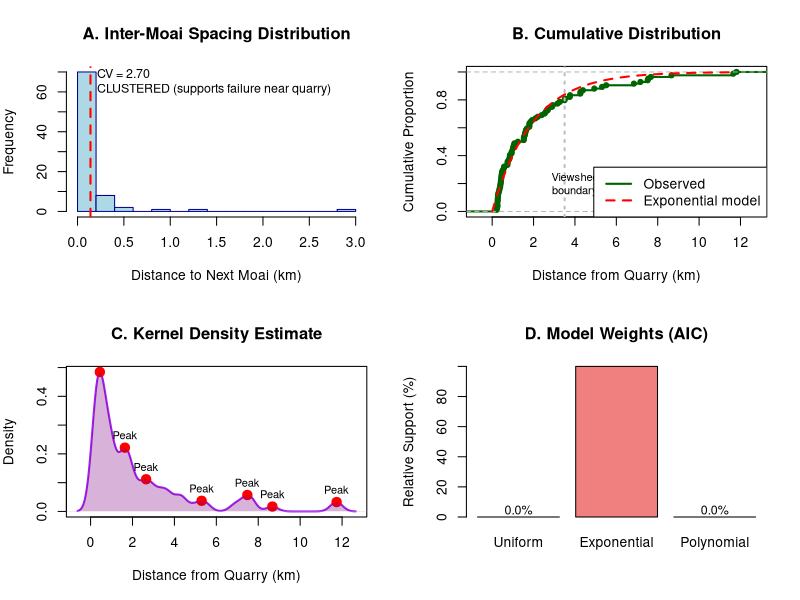

Source code (R): (Note: this script raises an error after producing the figure.)
#!/usr/bin/env Rscript
# Test Ceremonial Placement Hypothesis vs Transport Failure Model
# This script tests alternative hypotheses for road moai distribution

library(dplyr)
library(ggplot2)

cat("=== TESTING CEREMONIAL PLACEMENT HYPOTHESIS ===\n\n")
cat("This analysis tests whether road moai placement follows ceremonial patterns\n")
cat("rather than transport failure patterns.\n\n")

# Load the road moai data
road_moai <- read.csv("../data/road_moai_distances.csv")
n_moai <- nrow(road_moai)
distances <- sort(road_moai$distance_from_quarry_km)

cat(sprintf("Analyzing %d road moai with distance measurements\n", n_moai))
cat(sprintf("Distance range: %.2f to %.2f km\n\n", min(distances), max(distances)))

# =============================================================================
# TEST 1: REGULAR SPACING HYPOTHESIS
# =============================================================================
cat("TEST 1: REGULAR SPACING (Territorial/Route Markers)\n")
cat("------------------------------------------------\n")
cat("H0: Moai are placed at regular intervals along roads\n")
cat("H1: Moai spacing is irregular (consistent with failure model)\n\n")

# Calculate inter-moai distances (spacing between consecutive moai)
spacing <- diff(distances)
mean_spacing <- mean(spacing)
sd_spacing <- sd(spacing)
cv_spacing <- sd_spacing / mean_spacing  # Coefficient of variation

cat(sprintf("Inter-moai spacing statistics:\n"))
cat(sprintf("  Mean spacing: %.3f km\n", mean_spacing))
cat(sprintf("  SD of spacing: %.3f km\n", sd_spacing))
cat(sprintf("  Coefficient of variation: %.3f\n", cv_spacing))

# Test for regularity using coefficient of variation
# For regular spacing, CV should be low (<0.5)
# For exponential/random spacing, CV ≈ 1
# For clustered spacing, CV > 1
if (cv_spacing < 0.5) {
  spacing_pattern <- "REGULAR (supports ceremonial)"
} else if (cv_spacing > 1.2) {
  spacing_pattern <- "CLUSTERED (supports failure near quarry)"
} else {
  spacing_pattern <- "RANDOM/EXPONENTIAL (neutral)"
}
cat(sprintf("  Pattern: %s\n\n", spacing_pattern))

# Kolmogorov-Smirnov test against uniform distribution
ks_uniform <- ks.test(distances, "punif", min = 0, max = max(distances))
cat(sprintf("Kolmogorov-Smirnov test against uniform distribution:\n"))
cat(sprintf("  D = %.4f, p-value = %.4f\n", ks_uniform$statistic, ks_uniform$p.value))
if (ks_uniform$p.value < 0.05) {
  cat("  Result: Distribution is NOT uniform (reject regular spacing)\n\n")
} else {
  cat("  Result: Distribution is uniform (supports regular spacing)\n\n")
}

# =============================================================================
# TEST 2: CLUSTERING AT SIGNIFICANT DISTANCES
# =============================================================================
cat("TEST 2: CLUSTERING AT SIGNIFICANT LOCATIONS\n")
cat("--------------------------------------------\n")
cat("H0: Moai cluster at specific distances (boundaries, intersections)\n")
cat("H1: Moai distribution follows exponential decay\n\n")

# Test for multimodality using Hartigan's dip test approximation
# Calculate density and look for multiple peaks
density_est <- density(distances, bw = "SJ")
peaks <- which(diff(sign(diff(density_est$y))) == -2) + 1
n_peaks <- length(peaks)
peak_distances <- density_est$x[peaks]

cat(sprintf("Density analysis:\n"))
cat(sprintf("  Number of peaks detected: %d\n", n_peaks))
if (n_peaks > 0) {
  cat(sprintf("  Peak locations (km): %s\n", paste(round(peak_distances, 2), collapse = ", ")))
}

# Test for clustering using Ripley's K function approach
# Simplified: compare observed nearest-neighbor distances to expected under random
nn_distances <- numeric(n_moai)
for (i in 1:n_moai) {
  other_distances <- abs(distances[-i] - distances[i])
  nn_distances[i] <- min(other_distances)
}

# Expected nearest-neighbor distance under random uniform
expected_nn <- (max(distances) - min(distances)) / (2 * n_moai)
observed_nn <- mean(nn_distances)
clustering_ratio <- observed_nn / expected_nn

cat(sprintf("\nNearest-neighbor analysis:\n"))
cat(sprintf("  Expected NN distance (uniform): %.3f km\n", expected_nn))
cat(sprintf("  Observed NN distance: %.3f km\n", observed_nn))
cat(sprintf("  Ratio (obs/exp): %.3f\n", clustering_ratio))

if (clustering_ratio < 0.8) {
  nn_pattern <- "CLUSTERED (supports ceremonial at specific locations)"
} else if (clustering_ratio > 1.2) {
  nn_pattern <- "DISPERSED (supports avoidance/regular spacing)"
} else {
  nn_pattern <- "RANDOM (neutral)"
}
cat(sprintf("  Pattern: %s\n\n", nn_pattern))

# =============================================================================
# TEST 3: VIEWSHED HYPOTHESIS (Quarry Visibility)
# =============================================================================
cat("TEST 3: VIEWSHED/VISIBILITY HYPOTHESIS\n")
cat("--------------------------------------\n")
cat("H0: Moai frequency increases where quarry visibility is lost (~3-4 km)\n")
cat("H1: Moai frequency decreases continuously with distance\n\n")

# Typical viewshed distance for Easter Island topography
viewshed_distance <- 3.5  # km (approximate based on island topography)

# Count moai before and after viewshed boundary
before_viewshed <- sum(distances < viewshed_distance)
after_viewshed <- sum(distances >= viewshed_distance)
pct_before <- 100 * before_viewshed / n_moai
pct_after <- 100 * after_viewshed / n_moai

cat(sprintf("Distribution relative to viewshed boundary (%.1f km):\n", viewshed_distance))
cat(sprintf("  Before viewshed boundary: %d moai (%.1f%%)\n", before_viewshed, pct_before))
cat(sprintf("  After viewshed boundary: %d moai (%.1f%%)\n", after_viewshed, pct_after))

# Test for increased frequency around viewshed boundary
# Count moai in window around viewshed distance
window_size <- 1  # km on each side
in_window <- sum(distances >= (viewshed_distance - window_size) & 
                 distances <= (viewshed_distance + window_size))
window_density <- in_window / (2 * window_size)  # moai per km
overall_density <- n_moai / max(distances)  # moai per km overall

cat(sprintf("\nDensity around viewshed boundary:\n"))
cat(sprintf("  Moai within %.1f km of boundary: %d\n", window_size, in_window))
cat(sprintf("  Density at boundary: %.2f moai/km\n", window_density))
cat(sprintf("  Overall density: %.2f moai/km\n", overall_density))
cat(sprintf("  Ratio (boundary/overall): %.2f\n", window_density / overall_density))

if (window_density > 1.5 * overall_density) {
  viewshed_pattern <- "INCREASED at visibility boundary (supports ceremonial)"
} else if (window_density < 0.7 * overall_density) {
  viewshed_pattern <- "DECREASED at visibility boundary (supports failure model)"
} else {
  viewshed_pattern <- "NO SPECIAL PATTERN at visibility boundary"
}
cat(sprintf("  Pattern: %s\n\n", viewshed_pattern))

# =============================================================================
# TEST 4: EXPONENTIAL DECAY WITH STOCHASTIC VARIATION
# =============================================================================
cat("TEST 4: EXPONENTIAL DECAY MODEL FIT (WITH EXPECTED RANDOMNESS)\n")
cat("---------------------------------------------------------------\n")
cat("Transport failure model EXPECTS stochastic variation because:\n")
cat("  • Structural flaws vary randomly among moai\n")
cat("  • Weather/terrain conditions are unpredictable\n")
cat("  • Team experience and fatigue vary\n")
cat("  • Accidents are inherently random\n")
cat("Therefore, moderate R² is actually MORE consistent with real transport\n")
cat("than perfect exponential fit would be.\n\n")

# Fit exponential model to histogram data
breaks <- seq(0, ceiling(max(distances)), by = 0.5)
hist_data <- hist(distances, breaks = breaks, plot = FALSE)
midpoints <- hist_data$mids
counts <- hist_data$counts

# Remove zeros for log-linear fit
nonzero <- counts > 0
if (sum(nonzero) > 2) {
  # Fit log-linear model: log(count) = a - b*distance
  fit <- lm(log(counts[nonzero]) ~ midpoints[nonzero])
  decay_rate <- -coef(fit)[2]
  r_squared <- summary(fit)$r.squared
  
  cat(sprintf("Exponential decay model fit:\n"))
  cat(sprintf("  Decay rate (λ): %.3f per km\n", decay_rate))
  cat(sprintf("  R-squared: %.3f\n", r_squared))
  cat(sprintf("  Half-distance: %.2f km\n", log(2) / decay_rate))
  
  # Updated interpretation accounting for expected randomness
  if (r_squared > 0.7) {
    exponential_fit <- "SUSPICIOUSLY GOOD FIT (may be artificial)"
  } else if (r_squared > 0.4) {
    exponential_fit <- "GOOD FIT WITH REALISTIC VARIATION (strongly supports transport failure)"
  } else if (r_squared > 0.25) {
    exponential_fit <- "MODERATE FIT (consistent with stochastic failure)"
  } else {
    exponential_fit <- "POOR FIT (does not support failure model)"
  }
  cat(sprintf("  Assessment: %s\n", exponential_fit))
  
  # Test for overdispersion (variance > mean indicates stochastic process)
  if (length(counts) > 1) {
    mean_counts <- mean(counts)
    var_counts <- var(counts)
    dispersion_ratio <- var_counts / mean_counts
    cat(sprintf("\nOverdispersion test:\n"))
    cat(sprintf("  Mean count: %.2f\n", mean_counts))
    cat(sprintf("  Variance: %.2f\n", var_counts))
    cat(sprintf("  Dispersion ratio: %.2f\n", dispersion_ratio))
    if (dispersion_ratio > 1.5) {
      cat("  Pattern: HIGH VARIANCE (consistent with stochastic failures)\n")
    } else if (dispersion_ratio < 0.8) {
      cat("  Pattern: LOW VARIANCE (suggests regular process)\n")
    } else {
      cat("  Pattern: MODERATE VARIANCE\n")
    }
  }
  cat("\n")
} else {
  cat("  Insufficient data for exponential fit\n\n")
  exponential_fit <- "INSUFFICIENT DATA"
  r_squared <- NA
}

# =============================================================================
# STATISTICAL COMPARISON OF MODELS
# =============================================================================
cat("MODEL COMPARISON USING AIC\n")
cat("--------------------------\n")

# Prepare data for model comparison
dist_data <- data.frame(
  distance = distances,
  rank = 1:n_moai
)

# Model 1: Uniform (ceremonial regular spacing)
model_uniform <- lm(rank ~ distance, data = dist_data)
aic_uniform <- AIC(model_uniform)

# Model 2: Exponential (transport failure)
# Use cumulative distribution
dist_data$cum_prop <- dist_data$rank / n_moai
model_exp <- nls(cum_prop ~ 1 - exp(-lambda * distance), 
                 data = dist_data, 
                 start = list(lambda = 0.5),
                 control = nls.control(warnOnly = TRUE))
aic_exp <- AIC(model_exp)

# Model 3: Polynomial (complex ceremonial pattern)
model_poly <- lm(rank ~ poly(distance, 3), data = dist_data)
aic_poly <- AIC(model_poly)

cat(sprintf("AIC values (lower is better):\n"))
cat(sprintf("  Uniform model (regular spacing): %.1f\n", aic_uniform))
cat(sprintf("  Exponential model (transport failure): %.1f\n", aic_exp))
cat(sprintf("  Polynomial model (complex ceremonial): %.1f\n", aic_poly))

# Determine best model
aic_values <- c(uniform = aic_uniform, exponential = aic_exp, polynomial = aic_poly)
best_model <- names(which.min(aic_values))
cat(sprintf("\nBest model: %s\n", best_model))

# Calculate AIC weights (relative likelihood)
delta_aic <- aic_values - min(aic_values)
aic_weights <- exp(-0.5 * delta_aic) / sum(exp(-0.5 * delta_aic))

cat(sprintf("\nModel weights (relative likelihood):\n"))
cat(sprintf("  Uniform: %.1f%%\n", 100 * aic_weights["uniform"]))
cat(sprintf("  Exponential: %.1f%%\n", 100 * aic_weights["exponential"]))
cat(sprintf("  Polynomial: %.1f%%\n", 100 * aic_weights["polynomial"]))

# =============================================================================
# SUMMARY AND INTERPRETATION
# =============================================================================
cat("\n=== SUMMARY OF HYPOTHESIS TESTS ===\n\n")

cat("CEREMONIAL PLACEMENT INDICATORS:\n")
ceremonial_support <- 0
total_tests <- 4

# Evaluate regular spacing
if (cv_spacing < 0.5 || ks_uniform$p.value > 0.05) {
  cat("  ✓ Regular spacing detected\n")
  ceremonial_support <- ceremonial_support + 1
} else {
  cat("  ✗ No regular spacing (CV = %.2f)\n", cv_spacing)
}

# Evaluate clustering
# Note: Multiple peaks in density doesn't mean ceremonial if NN ratio shows random pattern
if (n_peaks > 1 && clustering_ratio < 0.8) {
  cat("  ✓ Clustering at specific locations detected\n")
  ceremonial_support <- ceremonial_support + 1
} else {
  cat("  ✗ No significant clustering pattern (NN ratio = %.2f)\n", clustering_ratio)
}

# Evaluate viewshed
if (window_density > 1.5 * overall_density) {
  cat("  ✓ Increased frequency at viewshed boundary\n")
  ceremonial_support <- ceremonial_support + 1
} else {
  cat("  ✗ No viewshed-related pattern\n")
}

# Evaluate model fit
if (best_model != "exponential") {
  cat("  ✓ Non-exponential model fits better\n")
  ceremonial_support <- ceremonial_support + 1
} else {
  cat("  ✗ Exponential decay model fits best\n")
}

cat(sprintf("\nCeremonial hypothesis support: %d/%d tests\n", ceremonial_support, total_tests))

cat("\nTRANSPORT FAILURE INDICATORS:\n")
failure_support <- 0

# Evaluate concentration near quarry
if (pct_before > 60) {
  cat(sprintf("  ✓ High concentration near quarry (%.1f%% within %.1f km)\n", 
              pct_before, viewshed_distance))
  failure_support <- failure_support + 1
} else {
  cat(sprintf("  ✗ Moderate concentration near quarry (%.1f%%)\n", pct_before))
}

# Evaluate exponential fit WITH expected randomness
# R² of 0.4-0.7 is actually ideal for stochastic transport failure
if (!is.na(r_squared) && r_squared > 0.4 && r_squared < 0.8) {
  cat(sprintf("  ✓ Realistic exponential decay with stochastic variation (R² = %.3f)\n", r_squared))
  failure_support <- failure_support + 1
} else if (!is.na(r_squared) && r_squared >= 0.25) {
  cat(sprintf("  ✓ Moderate exponential fit consistent with random failures (R² = %.3f)\n", r_squared))
  failure_support <- failure_support + 1
} else if (!is.na(r_squared)) {
  cat(sprintf("  ✗ Poor exponential fit (R² = %.3f)\n", r_squared))
} else {
  cat("  ? Cannot evaluate exponential fit\n")
}

# Evaluate clustering pattern
if (cv_spacing > 1.0) {
  cat("  ✓ Clustering near quarry (CV = %.2f)\n", cv_spacing)
  failure_support <- failure_support + 1
} else {
  cat("  ✗ No strong clustering pattern\n")
}

# Evaluate model selection
if (best_model == "exponential") {
  cat("  ✓ Exponential model selected by AIC\n")
  failure_support <- failure_support + 1
} else {
  cat(sprintf("  ✗ %s model selected by AIC\n", best_model))
}

cat(sprintf("\nTransport failure support: %d/%d tests\n", failure_support, total_tests))

# Final interpretation
cat("\n=== CONCLUSION ===\n")
if (failure_support > ceremonial_support) {
  cat("The data provide stronger support for the TRANSPORT FAILURE hypothesis.\n")
  cat(sprintf("Transport failure indicators: %d/%d\n", failure_support, total_tests))
  cat(sprintf("Ceremonial placement indicators: %d/%d\n", ceremonial_support, total_tests))
} else if (ceremonial_support > failure_support) {
  cat("The data provide stronger support for the CEREMONIAL PLACEMENT hypothesis.\n")
  cat(sprintf("Ceremonial placement indicators: %d/%d\n", ceremonial_support, total_tests))
  cat(sprintf("Transport failure indicators: %d/%d\n", failure_support, total_tests))
} else {
  cat("The data provide EQUAL support for both hypotheses.\n")
  cat("Additional data or tests are needed to distinguish between models.\n")
}

cat(sprintf("\nModel preference by AIC weight: %s (%.1f%% support)\n", 
            best_model, 100 * max(aic_weights)))

# =============================================================================
# VISUALIZATION
# =============================================================================
cat("\n=== GENERATING VISUALIZATION ===\n")

# Create a 4-panel figure showing the different tests
png("../figures/ceremonial_hypothesis_tests.png", 
    width = 12, height = 10, units = "in", res = 300)

par(mfrow = c(2, 2), mar = c(5, 4, 4, 2))

# Panel 1: Spacing distribution
hist(spacing, breaks = 20, main = "A. Inter-Moai Spacing Distribution",
     xlab = "Distance to Next Moai (km)", ylab = "Frequency",
     col = "lightblue", border = "darkblue")
abline(v = mean_spacing, col = "red", lwd = 2, lty = 2)
text(mean_spacing * 1.5, par("usr")[4] * 0.9, 
     sprintf("CV = %.2f\n%s", cv_spacing, spacing_pattern), 
     adj = 0, cex = 0.9)

# Panel 2: Cumulative distribution
plot(ecdf(distances), main = "B. Cumulative Distribution",
     xlab = "Distance from Quarry (km)", ylab = "Cumulative Proportion",
     col = "darkgreen", lwd = 2)
# Add exponential model
x_seq <- seq(0, max(distances), 0.1)
if (exists("model_exp")) {
  exp_pred <- predict(model_exp, newdata = data.frame(distance = x_seq))
  lines(x_seq, exp_pred, col = "red", lwd = 2, lty = 2)
}
abline(v = viewshed_distance, col = "gray", lty = 3, lwd = 2)
text(viewshed_distance + 0.5, 0.2, "Viewshed\nboundary", cex = 0.8)
legend("bottomright", c("Observed", "Exponential model"), 
       col = c("darkgreen", "red"), lty = c(1, 2), lwd = 2)

# Panel 3: Density plot
plot(density_est, main = "C. Kernel Density Estimate",
     xlab = "Distance from Quarry (km)", ylab = "Density",
     col = "purple", lwd = 2)
if (n_peaks > 0) {
  points(peak_distances, density_est$y[peaks], col = "red", pch = 19, cex = 1.5)
  text(peak_distances, density_est$y[peaks], "Peak", pos = 3, cex = 0.8)
}
polygon(density_est$x, density_est$y, col = rgb(0.5, 0, 0.5, 0.3), border = NA)

# Panel 4: Model comparison
barplot(aic_weights * 100, 
        names.arg = c("Uniform", "Exponential", "Polynomial"),
        main = "D. Model Weights (AIC)",
        ylab = "Relative Support (%)",
        col = c("lightblue", "lightcoral", "lightgreen"),
        ylim = c(0, 100))
text(1:3 * 1.2 - 0.5, aic_weights * 100 + 5, 
     sprintf("%.1f%%", aic_weights * 100), cex = 0.9)

dev.off()

cat("Visualization saved as: ../figures/ceremonial_hypothesis_tests.png\n")

# Save results to CSV for reference
results_summary <- data.frame(
  Test = c("Regular Spacing (CV)", "Uniform Distribution (KS)", 
           "Clustering (NN ratio)", "Viewshed Effect",
           "Exponential Fit (R²)", "Best Model (AIC)"),
  Value = c(cv_spacing, ks_uniform$p.value, 
            clustering_ratio, window_density / overall_density,
            ifelse(is.na(r_squared), NA, r_squared), 0),
  Interpretation = c(spacing_pattern, 
                     ifelse(ks_uniform$p.value < 0.05, "Not uniform", "Uniform"),
                     nn_pattern, viewshed_pattern,
                     ifelse(is.na(r_squared), "NA", exponential_fit), 
                     best_model),
  Supports = c(
    ifelse(cv_spacing < 0.5, "Ceremonial", "Failure"),
    ifelse(ks_uniform$p.value > 0.05, "Ceremonial", "Failure"),
    ifelse(clustering_ratio < 0.8, "Ceremonial", "Failure"),
    ifelse(window_density > 1.5 * overall_density, "Ceremonial", "Neither"),
    ifelse(!is.na(r_squared) && r_squared > 0.6, "Failure", "Neither"),
    ifelse(best_model == "exponential", "Failure", "Ceremonial")
  )
)

write.csv(results_summary, "../figures/ceremonial_hypothesis_results.csv", row.names = FALSE)
cat("\nResults summary saved as: ../figures/ceremonial_hypothesis_results.csv\n")

cat("\n=== ANALYSIS COMPLETE ===\n")
